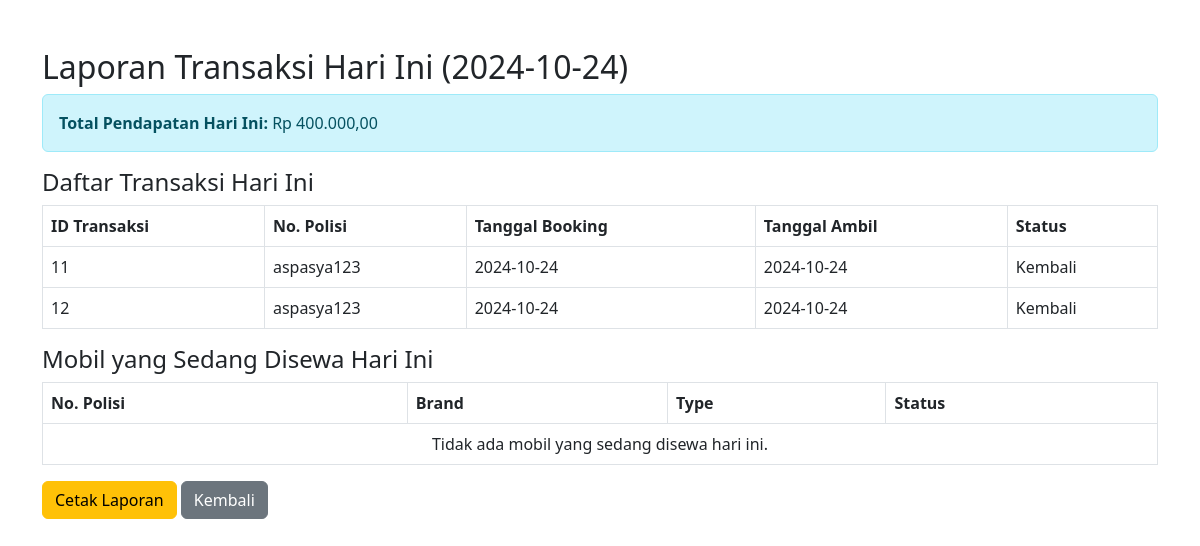
The app's page /laporan_admin.php (signed in) with its own data.
### tables this page shows
CREATE TABLE IF NOT EXISTS `tbl_transaksi` (
  `id_transaksi` int NOT NULL AUTO_INCREMENT,
  `nik` int NOT NULL,
  `nopol` varchar(10) NOT NULL,
  `tgl_booking` date NOT NULL,
  `tgl_ambil` date NOT NULL,
  `tgl_kembali` date NOT NULL,
  `supir` tinyint(1) NOT NULL DEFAULT '0',
  `total` decimal(10,2) NOT NULL,
  `downpayment` decimal(10,2) NOT NULL,
  `kekurangan` decimal(10,2) NOT NULL,
  `status` enum('booking','approved','ambil','kembali') NOT NULL,
  PRIMARY KEY (`id_transaksi`)
);

### laporan_admin.php (the view, shortened to what this page needs)
<?php
include 'koneksi.php';
$tanggal_hari_ini = date('Y-m-d');
$queryTransaksi = "SELECT * FROM tbl_transaksi WHERE DATE(tgl_booking) = '$tanggal_hari_ini'";
$resultTransaksi = mysqli_query($koneksi, $queryTransaksi);
$queryPendapatan = "SELECT SUM(total) AS total_pendapatan FROM tbl_transaksi WHERE DATE(tgl_booking) = '$tanggal_hari_ini'";
$resultPendapatan = mysqli_query($koneksi, $queryPendapatan);
$pendapatan = mysqli_fetch_assoc($resultPendapatan)['total_pendapatan'];
$queryMobilDisewa = "
    SELECT m.*, t.status
    FROM tbl_mobil m
    LEFT JOIN tbl_transaksi t ON m.nopol = t.nopol AND DATE(t.tgl_booking) = '$tanggal_hari_ini'
    WHERE m.status IN ('booked', 'kosong')";
$resultMobilDisewa = mysqli_query($koneksi, $queryMobilDisewa);
?>
<!DOCTYPE html>
<html lang="id">
<head>
    <link rel="stylesheet" href="https://cdn.jsdelivr.net/npm/bootstrap@5.3.0-alpha1/dist/css/bootstrap.min.css">
</head>
<body>
<div class="container mt-5">
    <h2>Laporan Transaksi Hari Ini (<?= $tanggal_hari_ini ?>)</h2>
    <div class="alert alert-info">
        <strong>Total Pendapatan Hari Ini:</strong> Rp <?= number_format($pendapatan, 2, ',', '.') ?>
    </div>
    <h4>Daftar Transaksi Hari Ini</h4>
    <table class="table table-bordered">
        <thead>
            <tr>
                <th>ID Transaksi</th>
                <th>No. Polisi</th>
                <th>Tanggal Booking</th>
                <th>Tanggal Ambil</th>
                <th>Status</th>
            </tr>
        </thead>
        <tbody>
            <?php if (mysqli_num_rows($resultTransaksi) > 0): ?>
                <?php while ($row = mysqli_fetch_assoc($resultTransaksi)): ?>
                    <tr>
                        <td><?= $row['id_transaksi'] ?></td>
                        <td><?= $row['nopol'] ?></td>
                        <td><?= $row['tgl_booking'] ?></td>
                        <td><?= $row['tgl_ambil'] ?></td>
                        <td><?= ucfirst($row['status']) ?></td>
                    </tr>
                <?php endwhile; ?>
            <?php else: ?>
                <tr>
                    <td colspan="5" class="text-center">Tidak ada transaksi hari ini.</td>
                </tr>
            <?php endif; ?>
        </tbody>
    </table>
    <h4>Mobil yang Sedang Disewa Hari Ini</h4>
    <table class="table table-bordered">
        <thead>
            <tr>
                <th>No. Polisi</th>
                <th>Brand</th>
                <th>Type</th>
                <th>Status</th>
            </tr>
        </thead>
        <tbody>
            <?php if (mysqli_num_rows($resultMobilDisewa) > 0): ?>
                <?php while ($mobil = mysqli_fetch_assoc($resultMobilDisewa)): ?>
                    <tr>
                        <td><?= $mobil['nopol'] ?></td>
                        <td><?= $mobil['brand'] ?></td>
                        <td><?= $mobil['type'] ?></td>
                        <td><?= ucfirst($mobil['status']) ?></td>
                    </tr>
                <?php endwhile; ?>
            <?php else: ?>
                <tr>
                    <td colspan="4" class="text-center">Tidak ada mobil yang sedang disewa hari ini.</td>
                </tr>
            <?php endif; ?>
        </tbody>
    </table>
    <button class="btn btn-warning no-print" onclick="window.print();">Cetak Laporan</button>
    <a href="admin.php" class="btn btn-secondary no-print">Kembali</a>
</div>
</body>
</html>

### records on screen
tbl_transaksi: id_transaksi "11", nopol "aspasya123", tgl_booking "2024-10-24", tgl_ambil "2024-10-24", status "Kembali"
tbl_transaksi: id_transaksi "12", nopol "aspasya123", tgl_booking "2024-10-24", tgl_ambil "2024-10-24", status "Kembali"

### other values on screen
$pendapatan "400.000,00"
